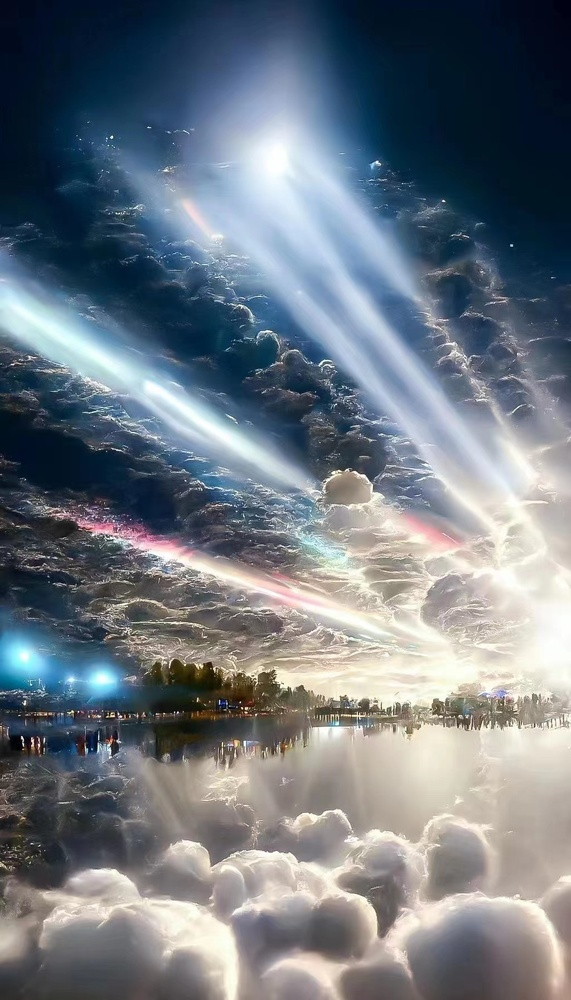
#> input picture imge1.jpg, 571 x 1000 px, shrunk from 1024 x 1792 before the run
$ python 5.py
#> lines starting #> are read from the running program, lines starting #| are printed output that depends on the picture
import cv2

# ----------------模板匹配----------------
# cv2.matchTemplate(image, templ, method, result=None, mask=None)
# image: 待搜索图像
# templ: 模板图像
# method: 计算匹配程度的方法,可以有：
# TM_SQDIFF 平方差匹配法；该方法采用平方差来进行匹配；匹配越好，值越小；匹配越差，值越大。
# TM_CCORR 相关匹配法；该方法采用乘法操作；数值越大表明匹配程度越好。
# TM_CCOEFF 相关系数匹配法；数值越大表明匹配程度越好。
# TM_SQDIFF_NORMED 归一化平方差匹配法，匹配越好，值越小；匹配越差，值越大。
# TM_CCORR_NORMED 归一化相关匹配法，数值越大表明匹配程度越好。
#-> TM_CCOEFF_NORMED 归一化相关系数匹配法，数值越大表明匹配程度越好。

kele = cv2.imread('imge1.jpg')
#> kele is the input picture: shape (1000, 571, 3); mean B, G, R 128.7, 120, 111.3
template = cv2.imread('tem.png')
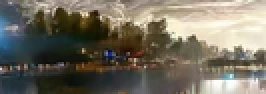
#> input picture tem.png, 133 x 47 px, shrunk from 239 x 84 before the run (shown 2 times larger)
#> template is the input picture: shape (47, 133, 3); mean B, G, R 96.3, 109.6, 115
cv2.imshow('kele', kele)
cv2.imshow('template', template)
cv2.waitKey(0)

h, w = template.shape[:2]
#> h = 47; w = 133
res = cv2.matchTemplate(kele, template, cv2.TM_CCOEFF_NORMED)  # 返回匹配结果的矩阵,其中每个元素表示该位置与模板的匹配程度
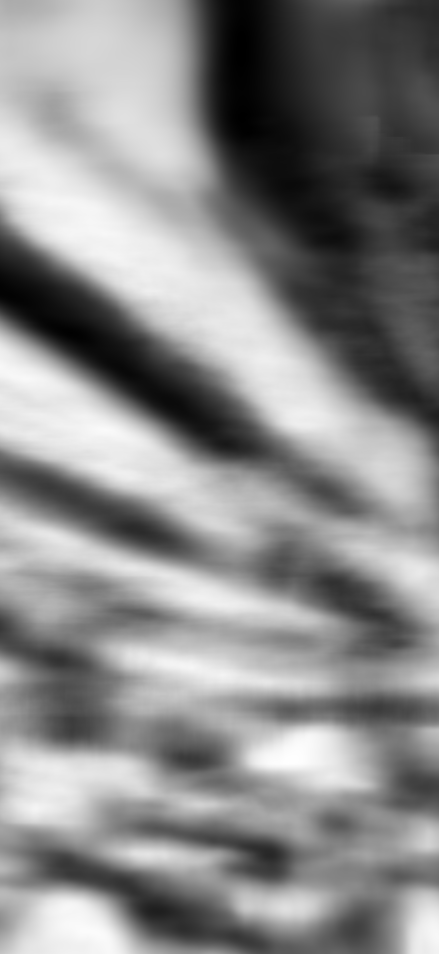
#> res: shape (954, 439) float32; min -0.792, max 0.793, mean 0.0652; drawn with min black and max white
# cv2.minMaxLoc可以获取矩阵中的最小值和最大值，以及最小值的索引号和最大值的索引号
min_val, max_val, min_loc, max_loc = cv2.minMaxLoc(res)  # 最小值、最大值、最小值位置、最大值位置
#> min_val = -0.792; max_val = 0.793; min_loc = (241, 45); max_loc = (288, 762)
top_left = max_loc
#> top_left = (288, 762)
bottom_right = (top_left[0] + w, top_left[1] + h)
#> bottom_right = (421, 809)
kele_template = cv2.rectangle(kele, top_left, bottom_right, color=(0, 255, 0), thickness=2)  # 绘制矩形

cv2.imshow('kele_template', kele_template)
cv2.waitKey(0)
cv2.destroyAllWindows()
